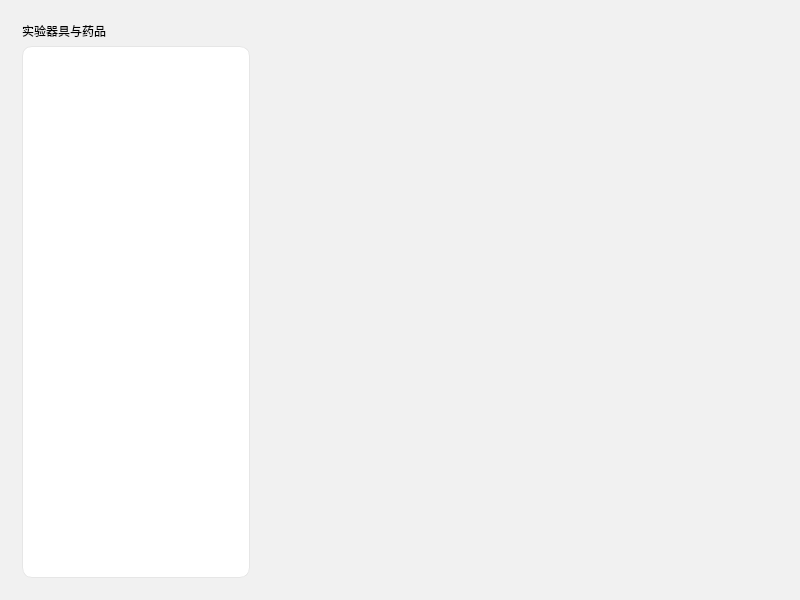
<?xml version="1.0" encoding="UTF-8"?>
<ui version="4.0">
 <class>EzLaboratoryClass</class>
 <widget class="QMainWindow" name="EzLaboratoryClass">
  <property name="geometry">
   <rect>
    <x>0</x>
    <y>0</y>
    <width>800</width>
    <height>600</height>
   </rect>
  </property>
  <property name="minimumSize">
   <size>
    <width>800</width>
    <height>600</height>
   </size>
  </property>
  <property name="windowTitle">
   <string>EzLaboratory</string>
  </property>
  <property name="styleSheet">
   <string notr="true">* {
border: none;
}
QWidget#centralWidget{
background-color:#F1F1F1
}
QGraphicsView#graphicsViewLab{
background-color:#F1F1F1;
}
QListView#labwareList{
    background-color:#FFFFFF;
    border: 1px solid #E6E6E6;
    border-radius:10px;
    padding:6px;
    outline:none;
}
QListView#labwareList::item{
    border:none;
}</string>
  </property>
  <widget class="QWidget" name="centralWidget">
   <layout class="QHBoxLayout" name="horizontalLayout">
    <item>
     <widget class="QWidget" name="sidebarWidght" native="true">
      <property name="minimumSize">
       <size>
        <width>250</width>
        <height>0</height>
       </size>
      </property>
      <property name="maximumSize">
       <size>
        <width>500</width>
        <height>16777215</height>
       </size>
      </property>
      <layout class="QVBoxLayout" name="verticalLayout">
       <item>
        <widget class="QLabel" name="sidebarTitle">
         <property name="text">
          <string>实验器具与药品</string>
         </property>
         <property name="margin">
          <number>10</number>
         </property>
        </widget>
       </item>
       <item>
        <widget class="LabwareListView" name="labwareList">
         <property name="minimumSize">
          <size>
           <width>0</width>
           <height>0</height>
          </size>
         </property>
         <property name="maximumSize">
          <size>
           <width>500</width>
           <height>16777215</height>
          </size>
         </property>
        </widget>
       </item>
      </layout>
     </widget>
    </item>
    <item>
     <widget class="LabGraphicsView" name="graphicsViewLab">
      <property name="minimumSize">
       <size>
        <width>526</width>
        <height>0</height>
       </size>
      </property>
     </widget>
    </item>
   </layout>
  </widget>
 </widget>
 <layoutdefault spacing="6" margin="11"/>
 <customwidgets>
  <customwidget>
   <class>LabGraphicsView</class>
   <extends>QGraphicsView</extends>
   <header>LabGraphicsView.h</header>
  </customwidget>
  <customwidget>
   <class>LabwareListView</class>
   <extends>QListView</extends>
   <header>LabwareListView.h</header>
  </customwidget>
 </customwidgets>
 <resources>
  <include location="EzLaboratory.qrc"/>
 </resources>
 <connections/>
</ui>
